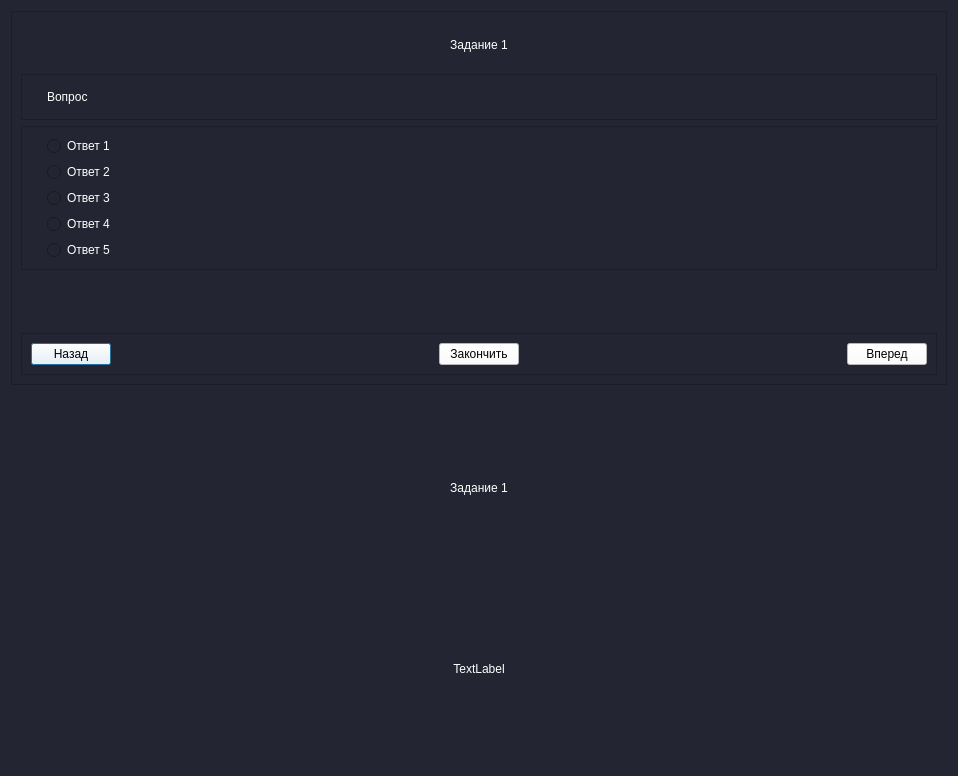
<?xml version="1.0" encoding="UTF-8"?>
<ui version="4.0">
 <class>Dialog</class>
 <widget class="QDialog" name="Dialog">
  <property name="geometry">
   <rect>
    <x>0</x>
    <y>0</y>
    <width>958</width>
    <height>776</height>
   </rect>
  </property>
  <property name="windowTitle">
   <string>Dialog</string>
  </property>
  <property name="styleSheet">
   <string notr="true">background-color: rgb(35,38,50)</string>
  </property>
  <layout class="QVBoxLayout" name="verticalLayout_3">
   <item>
    <widget class="QFrame" name="main_frame">
     <property name="frameShape">
      <enum>QFrame::StyledPanel</enum>
     </property>
     <property name="frameShadow">
      <enum>QFrame::Plain</enum>
     </property>
     <layout class="QVBoxLayout" name="verticalLayout">
      <item>
       <widget class="QLabel" name="lbl_task">
        <property name="styleSheet">
         <string notr="true">color: rgb(255, 255, 255);
font: 20pt &quot;MS Shell Dlg 2&quot;;</string>
        </property>
        <property name="text">
         <string>Задание 1</string>
        </property>
        <property name="alignment">
         <set>Qt::AlignCenter</set>
        </property>
       </widget>
      </item>
      <item>
       <widget class="QFrame" name="frame_4">
        <property name="frameShape">
         <enum>QFrame::StyledPanel</enum>
        </property>
        <property name="frameShadow">
         <enum>QFrame::Raised</enum>
        </property>
        <layout class="QHBoxLayout" name="horizontalLayout_2">
         <property name="spacing">
          <number>0</number>
         </property>
         <property name="leftMargin">
          <number>25</number>
         </property>
         <property name="topMargin">
          <number>0</number>
         </property>
         <property name="rightMargin">
          <number>20</number>
         </property>
         <property name="bottomMargin">
          <number>0</number>
         </property>
         <item>
          <widget class="QLabel" name="lbl_question">
           <property name="styleSheet">
            <string notr="true">color: rgb(255, 255, 255);</string>
           </property>
           <property name="text">
            <string>Вопрос</string>
           </property>
           <property name="alignment">
            <set>Qt::AlignJustify|Qt::AlignVCenter</set>
           </property>
           <property name="wordWrap">
            <bool>true</bool>
           </property>
          </widget>
         </item>
        </layout>
       </widget>
      </item>
      <item>
       <widget class="QFrame" name="frame_3">
        <property name="frameShape">
         <enum>QFrame::StyledPanel</enum>
        </property>
        <property name="frameShadow">
         <enum>QFrame::Raised</enum>
        </property>
        <layout class="QVBoxLayout" name="verticalLayout_2">
         <property name="leftMargin">
          <number>25</number>
         </property>
         <item>
          <widget class="QRadioButton" name="answ_1">
           <property name="styleSheet">
            <string notr="true">color: rgb(255, 255, 255);</string>
           </property>
           <property name="text">
            <string>Ответ 1</string>
           </property>
          </widget>
         </item>
         <item>
          <widget class="QRadioButton" name="answ_2">
           <property name="styleSheet">
            <string notr="true">color: rgb(255, 255, 255);</string>
           </property>
           <property name="text">
            <string>Ответ 2</string>
           </property>
          </widget>
         </item>
         <item>
          <widget class="QRadioButton" name="answ_3">
           <property name="styleSheet">
            <string notr="true">color: rgb(255, 255, 255);</string>
           </property>
           <property name="text">
            <string>Ответ 3</string>
           </property>
          </widget>
         </item>
         <item>
          <widget class="QRadioButton" name="answ_4">
           <property name="styleSheet">
            <string notr="true">color: rgb(255, 255, 255);</string>
           </property>
           <property name="text">
            <string>Ответ 4</string>
           </property>
          </widget>
         </item>
         <item>
          <widget class="QRadioButton" name="answ_5">
           <property name="styleSheet">
            <string notr="true">color: rgb(255, 255, 255);</string>
           </property>
           <property name="text">
            <string>Ответ 5</string>
           </property>
          </widget>
         </item>
        </layout>
       </widget>
      </item>
      <item>
       <widget class="QWidget" name="pic_widget" native="true"/>
      </item>
      <item alignment="Qt::AlignBottom">
       <widget class="QFrame" name="frame_2">
        <property name="enabled">
         <bool>true</bool>
        </property>
        <property name="frameShape">
         <enum>QFrame::StyledPanel</enum>
        </property>
        <property name="frameShadow">
         <enum>QFrame::Plain</enum>
        </property>
        <layout class="QHBoxLayout" name="horizontalLayout">
         <item>
          <widget class="QPushButton" name="btn_backward">
           <property name="styleSheet">
            <string notr="true">background-color: rgb(255,255,255)</string>
           </property>
           <property name="text">
            <string>Назад</string>
           </property>
          </widget>
         </item>
         <item>
          <spacer name="horizontalSpacer">
           <property name="orientation">
            <enum>Qt::Horizontal</enum>
           </property>
           <property name="sizeHint" stdset="0">
            <size>
             <width>40</width>
             <height>20</height>
            </size>
           </property>
          </spacer>
         </item>
         <item>
          <widget class="QPushButton" name="btn_end_test">
           <property name="styleSheet">
            <string notr="true">background-color: rgb(255,255,255)</string>
           </property>
           <property name="text">
            <string>Закончить</string>
           </property>
          </widget>
         </item>
         <item>
          <spacer name="horizontalSpacer_2">
           <property name="orientation">
            <enum>Qt::Horizontal</enum>
           </property>
           <property name="sizeHint" stdset="0">
            <size>
             <width>40</width>
             <height>20</height>
            </size>
           </property>
          </spacer>
         </item>
         <item>
          <widget class="QPushButton" name="btn_forward">
           <property name="styleSheet">
            <string notr="true">background-color: rgb(255,255,255)</string>
           </property>
           <property name="text">
            <string>Вперед</string>
           </property>
          </widget>
         </item>
        </layout>
       </widget>
      </item>
     </layout>
    </widget>
   </item>
   <item>
    <widget class="QFrame" name="end_frame">
     <property name="frameShape">
      <enum>QFrame::NoFrame</enum>
     </property>
     <property name="frameShadow">
      <enum>QFrame::Plain</enum>
     </property>
     <layout class="QVBoxLayout" name="verticalLayout_4">
      <item>
       <widget class="QLabel" name="lbl_mark">
        <property name="styleSheet">
         <string notr="true">color: rgb(255, 255, 255);
font: 80pt &quot;MS Shell Dlg 2&quot;;</string>
        </property>
        <property name="text">
         <string>Задание 1</string>
        </property>
        <property name="alignment">
         <set>Qt::AlignCenter</set>
        </property>
       </widget>
      </item>
      <item>
       <widget class="QLabel" name="lbl_correct">
        <property name="styleSheet">
         <string notr="true">color: rgb(255, 255, 255);
font: 40pt &quot;MS Shell Dlg 2&quot;;</string>
        </property>
        <property name="frameShadow">
         <enum>QFrame::Plain</enum>
        </property>
        <property name="text">
         <string>TextLabel</string>
        </property>
        <property name="alignment">
         <set>Qt::AlignCenter</set>
        </property>
       </widget>
      </item>
     </layout>
    </widget>
   </item>
  </layout>
 </widget>
 <resources/>
 <connections/>
</ui>
